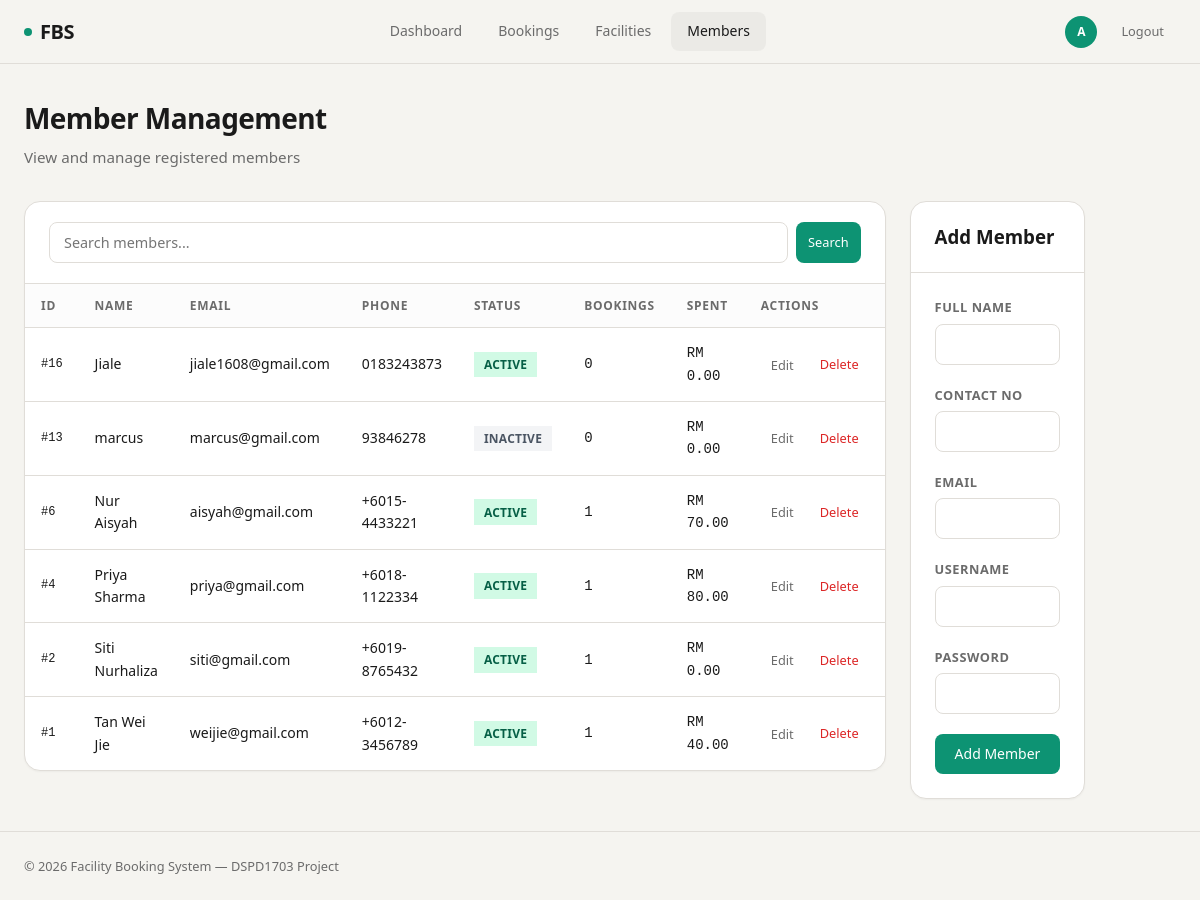
The app's page /staff/customers.php (signed in) with its own data.
### tables this page shows
CREATE TABLE `member` (
  `MemberID` int(11) NOT NULL,
  `MemberName` varchar(100) NOT NULL,
  `MemberContactNo` varchar(15) NOT NULL,
  `MemberEmail` varchar(100) NOT NULL,
  `MemberUsername` varchar(50) NOT NULL,
  `MemberPassword` varchar(255) NOT NULL,
  `AccountStatus` enum('Active','Inactive','Suspended') DEFAULT 'Active'
);

### staff/customers.php (the view, shortened to what this page needs)
<?php
require_once __DIR__ . '/../includes/db.php';
$search = trim($_GET['search'] ?? '');
$sql = "
    SELECT c.*,
           COUNT(DISTINCT b.BookingID) as TotalBookings,
           COALESCE(SUM(p.PaymentAmount), 0) as TotalSpent
    FROM member c
    LEFT JOIN booking b ON c.MemberID = b.MemberID AND b.BookingStatus != 'Cancelled'
    LEFT JOIN payment p ON b.BookingID = p.BookingID AND p.PaymentStatus = 'Paid'
    WHERE 1=1
";
$params = [];
$sql .= " GROUP BY c.MemberID ORDER BY c.MemberName";
$stmt = $pdo->prepare($sql);
$stmt->execute($params);
$members = $stmt->fetchAll();
require_once __DIR__ . '/../includes/header.php';
?>
<div class="page-wrapper">
  <div class="container">
    <div class="page-header">
      <h1 class="page-title">Member Management</h1>
      <p class="page-subtitle">View and manage registered members</p>
    </div>
    <div class="grid grid-3 gap-6">
      <div class="col-span-2">
        <div class="card">
          <div class="card-header">
            <form method="GET" class="search-bar mb-0" style="margin-bottom:0;flex:1;">
              <input type="text" name="search" class="form-input" placeholder="Search members..."
                     value="<?= htmlspecialchars($search) ?>">
              <button type="submit" class="btn btn-primary btn-sm">Search</button>
            </form>
          </div>
          <div class="table-wrap">
            <table>
              <thead>
                <tr>
                  <th>ID</th>
                  <th>Name</th>
                  <th>Email</th>
                  <th>Phone</th>
                  <th>Status</th>
                  <th>Bookings</th>
                  <th>Spent</th>
                  <th>Actions</th>
                </tr>
              </thead>
              <tbody>
                <?php foreach ($members as $c): ?>
                <tr>
                  <td class="font-mono text-xs">#<?= $c['MemberID'] ?></td>
                  <td class="font-medium"><?= htmlspecialchars($c['MemberName']) ?></td>
                  <td class="text-sm"><?= htmlspecialchars($c['MemberEmail']) ?></td>
                  <td class="text-sm"><?= htmlspecialchars($c['MemberContactNo']) ?></td>
                  <td>
                    <span class="badge <?= $c['AccountStatus'] === 'Active' ? 'badge-available' : ($c['AccountStatus'] === 'Suspended' ? 'badge-unavailable' : 'badge-cancelled') ?>">
                      <?= $c['AccountStatus'] ?>
                    </span>
                  </td>
                  <td class="font-mono text-sm"><?= $c['TotalBookings'] ?></td>
                  <td class="font-mono text-sm">RM <?= number_format($c['TotalSpent'], 2) ?></td>
                  <td>
                    <div class="action-btns">
                      <button class="action-btn view" onclick="editMember(<?= $c['MemberID'] ?>, '<?= htmlspecialchars(addslashes($c['MemberName'])) ?>', '<?= htmlspecialchars(addslashes($c['MemberContactNo'])) ?>', '<?= htmlspecialchars(addslashes($c['MemberEmail'])) ?>', '<?= $c['AccountStatus'] ?>')">Edit</button>
                      <a href="/DSPD47_GROUP_1/staff/customers.php?delete=<?= $c['MemberID'] ?>" class="action-btn reject" data-confirm="Delete <?= htmlspecialchars($c['MemberName']) ?>? All their bookings will be deleted.">Delete</a>
                    </div>
                  </td>
                </tr>
                <?php endforeach; ?>
              </tbody>
            </table>
          </div>
        </div>
      </div>
      <div>
        <div class="card" style="position:sticky;top:calc(var(--header-h) + 2rem);">
          <div class="card-header">
            <h3 class="font-semibold" id="formTitle">Add Member</h3>
          </div>
          <div class="card-body">
            <form method="POST" id="memberForm">
              <div class="form-group">
                <label class="form-label">Full Name</label>
                <input type="text" name="name" id="editName" class="form-input" required>
              </div>
              <div class="form-group">
                <label class="form-label">Contact No</label>
                <input type="text" name="contact" id="editContact" class="form-input" required>
              </div>
              <div class="form-group">
                <label class="form-label">Email</label>
                <input type="email" name="email" id="editEmail" class="form-input" required>
              </div>
              <div class="form-group" id="usernameGroup">
                <label class="form-label">Username</label>
                <input type="text" name="username" id="editUsername" class="form-input">
              </div>
              <div class="form-group" id="passwordGroup">
                <label class="form-label">Password</label>
                <input type="password" name="password" id="editPassword" class="form-input">
              </div>
              <div class="flex gap-2">
                <button type="submit" name="add_member" id="addBtn" class="btn btn-primary btn-block">Add Member</button>
              </div>
            </form>
          </div>
        </div>
      </div>
    </div>
  </div>
</div>
<?php require_once __DIR__ . '/../includes/footer.php'; ?>

### assets/css/style.css (style rules this page uses)
*, *::before, *::after { box-sizing: border-box; margin: 0; padding: 0; }
:root { --bg: #f5f4f0; --bg-card: #ffffff; --bg-dark: #1a1a1a; --text: #1a1a1a; --text-muted: #6b6b6b; --text-inverse: #f5f4f0; --accent: #0d9373; --accent-hover: #0a7d62; --accent-light: #e6f7f1; --danger: #dc2626; --danger-hover: #b91c1c; --warning: #d97706; --border: #e0ddd8; --border-dark: #2a2a2a; --radius-sm: 0.5rem; --radius-md: 0.75rem; --radius-lg: 1rem; --radius-xl: 1.5rem; --shadow-sm: 0 1px 2px rgba(0,0,0,0.04); --shadow-md: 0 4px 12px rgba(0,0,0,0.06); --shadow-lg: 0 8px 30px rgba(0,0,0,0.08); --font-sans: 'Segoe UI', system-ui, -apple-system, sans-serif; --font-mono: 'Cascadia Code', 'JetBrains Mono', 'Fira Code', monospace; --max-w: 1280px; --header-h: 64px; }
html { font-size: 16px; -webkit-font-smoothing: antialiased; }
body { font-family: var(--font-sans); background: var(--bg); color: var(--text); line-height: 1.6; min-height: 100dvh; }
a { color: inherit; text-decoration: none; }
button { cursor: pointer; border: none; background: none; font-family: inherit; }
input, select, textarea { font-family: inherit; font-size: inherit; }
.container { max-width: var(--max-w); margin: 0 auto; padding: 0 1.5rem; }
.flex { display: flex; }
.gap-2 { gap: 0.5rem; }
.gap-6 { gap: 1.5rem; }
.grid { display: grid; }
.grid-3 { grid-template-columns: repeat(3, 1fr); }
.text-sm { font-size: 0.875rem; }
.text-xs { font-size: 0.75rem; }
.font-mono { font-family: var(--font-mono); }
.font-medium { font-weight: 500; }
.font-semibold { font-weight: 600; }
.btn { display: inline-flex; align-items: center; justify-content: center; gap: 0.5rem; padding: 0.625rem 1.25rem; border-radius: var(--radius-sm); font-size: 0.875rem; font-weight: 500; transition: all 0.2s cubic-bezier(0.16, 1, 0.3, 1); white-space: nowrap; line-height: 1.4; }
.btn-primary { background: var(--accent); color: #fff; }
.btn-sm { padding: 0.375rem 0.75rem; font-size: 0.8rem; }
.btn-block { width: 100%; }
.card { background: var(--bg-card); border: 1px solid var(--border); border-radius: var(--radius-lg); box-shadow: var(--shadow-sm); overflow: hidden; transition: box-shadow 0.3s cubic-bezier(0.16, 1, 0.3, 1); }
.card-header { padding: 1.25rem 1.5rem; border-bottom: 1px solid var(--border); display: flex; align-items: center; justify-content: space-between; }
.card-body { padding: 1.5rem; }
.form-group { margin-bottom: 1.25rem; }
.form-label { display: block; font-size: 0.8rem; font-weight: 600; color: var(--text-muted); text-transform: uppercase; letter-spacing: 0.04em; margin-bottom: 0.375rem; }
.form-input, .form-select, .form-textarea { width: 100%; padding: 0.625rem 0.875rem; border: 1px solid var(--border); border-radius: var(--radius-sm); background: var(--bg-card); color: var(--text); font-size: 0.9rem; transition: border-color 0.2s, box-shadow 0.2s; }
.badge { display: inline-flex; align-items: center; padding: 0.2rem 0.625rem; border-radius: var(--radius-full); font-size: 0.75rem; font-weight: 600; letter-spacing: 0.02em; text-transform: uppercase; }
.badge-cancelled { background: #f3f4f6; color: #4b5563; }
.badge-available { background: #d1fae5; color: #065f46; }
.table-wrap { overflow-x: auto; }
table { width: 100%; border-collapse: collapse; }
th { text-align: left; padding: 0.75rem 1rem; font-size: 0.75rem; font-weight: 600; text-transform: uppercase; letter-spacing: 0.06em; color: var(--text-muted); border-bottom: 1px solid var(--border); background: rgba(0,0,0,0.01); }
td { padding: 0.875rem 1rem; border-bottom: 1px solid var(--border); font-size: 0.875rem; }
tr:last-child td { border-bottom: none; }
.page-wrapper { min-height: calc(100dvh - var(--header-h)); padding: 2rem 0; }
.page-header { margin-bottom: 2rem; }
.page-title { font-size: 1.75rem; font-weight: 700; letter-spacing: -0.02em; margin-bottom: 0.25rem; }
.page-subtitle { color: var(--text-muted); font-size: 0.95rem; }
.search-bar { display: flex; gap: 0.5rem; margin-bottom: 1.5rem; }
.search-bar .form-input { flex: 1; }
.action-btns { display: flex; gap: 0.375rem; }
.action-btn { padding: 0.375rem 0.625rem; border-radius: var(--radius-sm); font-size: 0.8rem; font-weight: 500; transition: all 0.2s; }
.action-btn.reject { color: var(--danger); }
.action-btn.view { color: var(--text-muted); }

### records on screen
member: MemberID "16", MemberName "Jiale", MemberEmail "jiale1608@gmail.com", MemberContactNo "0183243873", AccountStatus "ACTIVE", TotalBookings "0", TotalSpent "0.00"
member: MemberID "13", MemberName "marcus", MemberEmail "marcus@gmail.com", MemberContactNo "93846278", AccountStatus "INACTIVE", TotalBookings "0", TotalSpent "0.00"
member: MemberID "6", MemberName "Nur Aisyah", MemberEmail "aisyah@gmail.com", MemberContactNo "+6015-4433221", AccountStatus "ACTIVE", TotalBookings "1", TotalSpent "70.00"
member: MemberID "4", MemberName "Priya Sharma", MemberEmail "priya@gmail.com", MemberContactNo "+6018-1122334", AccountStatus "ACTIVE", TotalBookings "1", TotalSpent "80.00"
member: MemberID "2", MemberName "Siti Nurhaliza", MemberEmail "siti@gmail.com", MemberContactNo "+6019-8765432", AccountStatus "ACTIVE", TotalBookings "1", TotalSpent "0.00"
member: MemberID "1", MemberName "Tan Wei Jie", MemberEmail "weijie@gmail.com", MemberContactNo "+6012-3456789", AccountStatus "ACTIVE", TotalBookings "1", TotalSpent "40.00"

### other values on screen
substr($_SESSION['user_name'] ?? 'U', 0, 1) "A"
